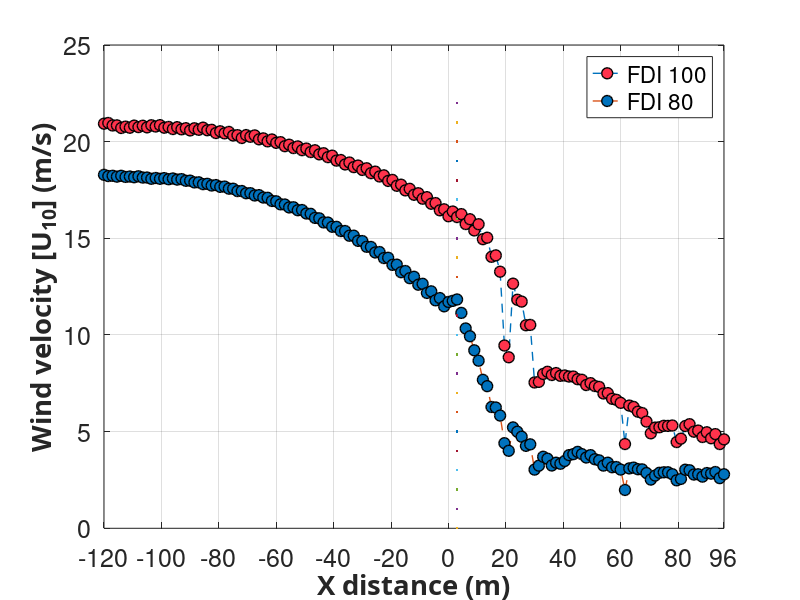

The MATLAB script that drew this image:
%Obtaining U10 velocity at open land for forest FDI 100, 80


%1s
X_distance = [-120	-118.5	-117	-115.5	-114	-112.5	-111	-109.5	-108	-106.5	-105	-103.5	-102	-100.5	-99	-97.5	-96	-94.5	-93	-91.5	-90	-88.5	-87	-85.5	-84	-82.5	-81	-79.5	-78	-76.5	-75	-73.5	-72	-70.5	-69	-67.5	-66	-64.5	-63	-61.5	-60	-58.5	-57	-55.5	-54	-52.5	-51	-49.5	-48	-46.5	-45	-43.5	-42	-40.5	-39	-37.5	-36	-34.5	-33	-31.5	-30	-28.5	-27	-25.5	-24	-22.5	-21	-19.5	-18	-16.5	-15	-13.5	-12	-10.5	-9	-7.5	-6	-4.5	-3	-1.5	0	1.5	3	4.5	6	7.5	9	10.5	12	13.5	15	16.5	18	19.5	21	22.5	24	25.5	27	28.5	30	31.5	33	34.5	36	37.5	39	40.5	42	43.5	45	46.5	48	49.5	51	52.5	54	55.5	57	58.5	60	61.5	63	64.5	66	67.5	69	70.5	72	73.5	75	76.5	78	79.5	81	82.5	84	85.5	87	88.5	90	91.5	93	94.5	96]; 

FDI_100_velocity = [20.92896253	20.96590314	20.83685685	20.84328002	20.70702613	20.77802611	20.71897361	20.83043361	20.75333868	20.82346837	20.73922989	20.84945348	20.78323316	20.85510293	20.72076931	20.76165715	20.65292932	20.75042053	20.63771842	20.69602271	20.58100262	20.69266455	20.61385011	20.72499707	20.59084554	20.61176374	20.44573129	20.53676778	20.42912173	20.5040731	20.31796278	20.33685644	20.18925744	20.3415362	20.25151553	20.32340341	20.12051501	20.16932142	20.01575266	20.11281977	19.93764278	19.97520623	19.76627967	19.84174036	19.66839626	19.75365456	19.55971577	19.64283516	19.46258795	19.55575655	19.3434426	19.40203771	19.19893814	19.27553423	19.01847102	19.05090546	18.82063816	18.92106726	18.68346822	18.76397195	18.53672858	18.62368662	18.3702159	18.44931706	18.19860687	18.25834522	17.9670943	18.02108955	17.71608199	17.77474929	17.47879376	17.55985199	17.25097833	17.33234262	17.04777147	17.13064784	16.78765323	16.82385515	16.44871361	16.50092573	16.14160031	16.38578778	16.09891627	16.25263614	15.73754396	15.98851758	15.40721037	15.73047703	14.95575948	15.03166657	14.0427638	14.11792028	13.27195488	9.453320624	8.846118618	12.65459263	11.8216328	11.72604361	10.50286852	10.52021049	7.542974698	7.573951574	7.981875586	8.095239988	7.928599656	8.029938181	7.886500851	7.904977159	7.849750072	7.849859122	7.7118589	7.681903766	7.409961147	7.509145734	7.359427004	7.314151376	6.972550463	6.993343395	6.697549305	6.645316206	6.488451494	4.357585906	6.347590669	6.277565043	6.031031687	5.961944121	5.520101237	4.911894201	5.208477845	5.226763974	5.300005525	5.295089145	5.316480254	4.45966967	4.635318637	5.288354544	5.385094496	4.995621843	5.05416102	4.721389685	4.967325226	4.657132196	4.872191689	4.356175991	4.6]; 
FDI_80_velocity = [18.28375546	18.22060942	18.23433337	18.18964907	18.2339389	18.17535159	18.19673551	18.15952451	18.20951586	18.14313616	18.14458737	18.07863143	18.12011562	18.07807977	18.11451966	18.05658369	18.09581405	18.03712377	18.06330074	17.9758065	17.98342883	17.89116209	17.89757696	17.80177941	17.81819493	17.73168441	17.75469415	17.66182513	17.67653769	17.56786282	17.56499553	17.44324721	17.44692101	17.3322124	17.33562255	17.21582739	17.23503417	17.10901038	17.09634294	16.93210786	16.91378057	16.75753281	16.74907631	16.59696885	16.60670968	16.45317142	16.46349714	16.28380951	16.26501287	16.05551091	16.03347798	15.82165424	15.81480258	15.59682107	15.5934789	15.37511961	15.37802184	15.13268911	15.13671749	14.86721216	14.85880121	14.56123327	14.55340345	14.26746103	14.29063824	13.9784606	13.99289779	13.6254885	13.63771596	13.24665921	13.30898482	12.93845399	13.01005782	12.59916711	12.64681092	12.17304224	12.25700872	11.79219508	11.91013673	11.48112964	11.70768652	11.76438916	11.8365878	11.14165902	10.33705673	9.93436333	9.207201443	8.669254298	7.679861719	7.352358225	6.274407529	6.2474568	5.83068614	4.400992492	4.008045864	5.21883458	4.994708919	4.736766065	4.263319149	4.342663436	3.034930992	3.238754106	3.700056497	3.598553598	3.247745511	3.391974824	3.336574896	3.48051253	3.78475288	3.834202222	3.951685488	3.836520142	3.661304124	3.784914242	3.571696159	3.513588951	3.24260399	3.392350475	3.158262794	3.169099515	3.036132905	1.981766325	3.097601742	3.137702027	3.055069667	3.046066408	2.85785679	2.518637369	2.727307215	2.870689991	2.896137601	2.896488293	2.797502132	2.481102949	2.553618484	3.030043999	3.001147232	2.779063711	2.793375589	2.671251157	2.857128465	2.825548856	2.911271653	2.594299664	2.795311049]; 



plot(X_distance,FDI_100_velocity,'o--','LineWidth',1,'MarkerSize',8,...
    'MarkerEdgeColor','black',...
    'MarkerFaceColor',[1 .2 .3]);

hold on
plot(X_distance,FDI_80_velocity,'o--','LineWidth',1,'MarkerSize',8,...
    'MarkerEdgeColor','black',...
    'MarkerFaceColor',[0 0.4470 0.7410]);

x=3;
y=0:1:22; 
plot(x, y, 'LineWidth', 10) 

grid on
box on
xlim([-120 96])
xticks([-120 -100 -80 -60 -40 -20 0 20 40 60 80 96])
xlabel('X distance (m)','FontWeight','bold','FontSize',20,...
    'FontName','Calibri');
ylabel('Wind velocity [U_{10}] (m/s)','FontWeight','bold','FontSize',20,...
    'FontName','Calibri');

set(gca,'fontsize',18);

legend('FDI 100','FDI 80')
